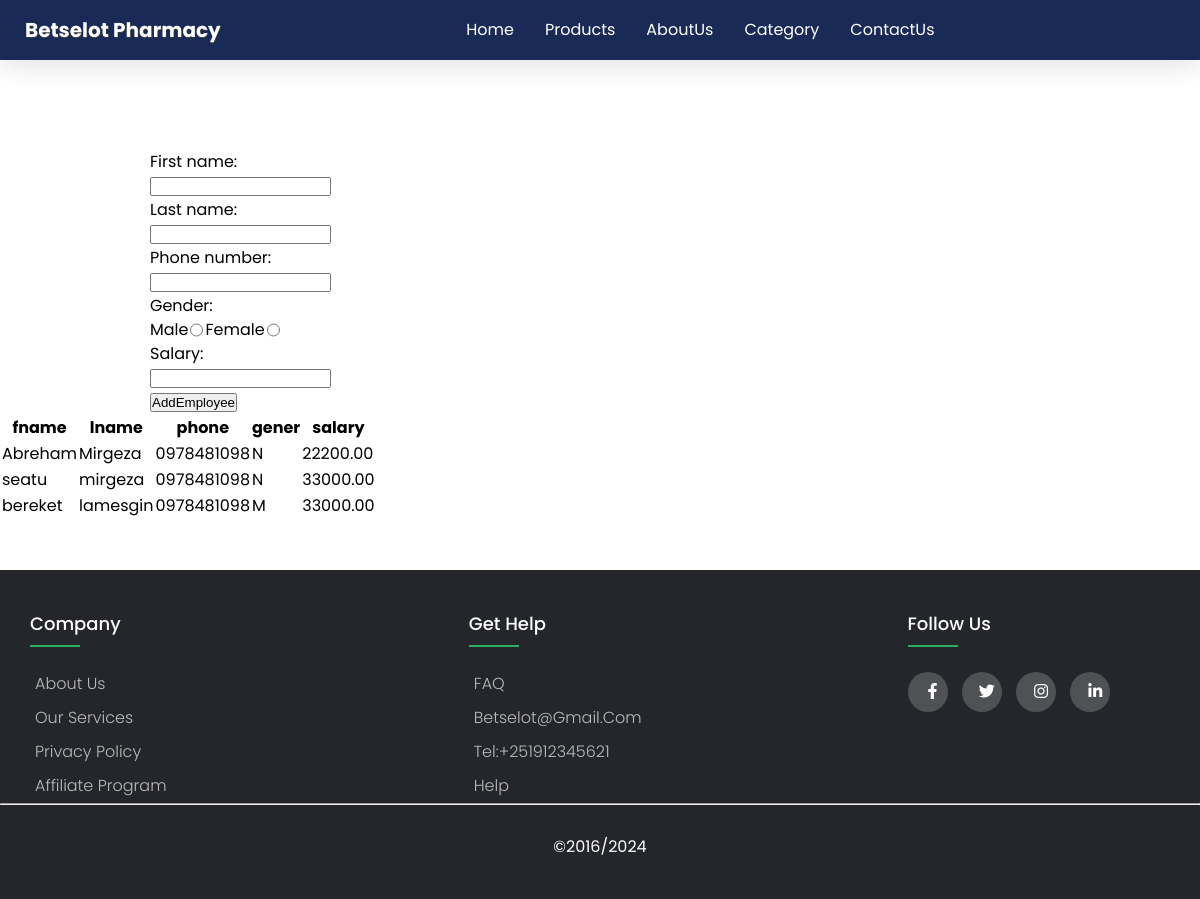
Page /addemployee on the committed database.
### salary/models.py (models this page shows)
class Employee(models.Model):
    first_name = models.CharField(max_length=250)
    last_name = models.CharField(max_length=250)
    telephone = RegexValidator(regex=r'^\+251?1?\d{9,15}$')
    phone_number = models.CharField(validators=[telephone, MaxLengthValidator],max_length=20)
    gender = models.CharField(max_length=10, choices=[('M','M'), ('F', 'F')] , default='N')
    salary = models.DecimalField(max_digits=8,decimal_places=2,default=0.00)

### salary/views.py (the view, shortened to what this page needs)
# urls.py: path('addemployee', views.addemployee, name='addemployee'),
def addemployee(request):
    employee = Employee.objects.all()
    context = {'employee': employee}
    return render(request,'addemployee.html', context)

### templates/addemployee.html (shortened to what this page needs)
<!DOCTYPE html>
<html lang="en">
<head>
</head>
<body>
{% include 'header.html' %}
<form action="addemployee" method="post">
<div class="column">
     <label for="fname">First name:</label><br>
    <input type="text" id="firstname" name="firstname" required><br>
    <label for="lname">Last name:</label><br>
    <input type="text" id="lastname" name="lastname" required><br>
    <label for="phone">Phone number:</label><br>
    <input type="tel" id="phone" name="phonenumber" required><br>
    <label for="gender">Gender:</label><br>
    <div style="display:flex; flex-direction:row; gap:2px;">
        Male <input type="radio" name="gender" value="M" required>
        Female <input type="radio" name="gender" value="F" required>
    </div>
    <label for="salary">Salary:</label><br>
    <input type="number"   name="salary" required><br>
     <div>
   <button class='add-user-btn type='submit name='addEmployee'> AddEmployee </button>
    </div>
</div>
</form>
<table>
    <tr>
    <th>fname</th>
    <th>lname</th>
    <th>phone</th>
    <th>gener</th>
    <th>salary</th>
    </tr>
    {% for employee in employee %}
    <tr>
        <td>{{employee.first_name}}</td>
        <td>{{employee.last_name}}</td>
        <td>{{employee.phone_number}}</td>
        <td>{{employee.gender}}</td>
        <td>{{employee.salary}}</td>
    </tr>
    {% endfor %}
</table>
    {% include 'footer.html' %}
</body>
</html>

### templates/header.html (shortened to what this page needs)
<link rel="stylesheet" href="https://cdnjs.cloudflare.com/ajax/libs/font-awesome/4.7.0/css/font-awesome.min.css">
<link rel="stylesheet" href="https://cdnjs.cloudflare.com/ajax/libs/font-awesome/6.4.0/css/all.min.css" />
 <link rel="stylesheet" href="https://cdnjs.cloudflare.com/ajax/libs/font-awesome/6.4.0/css/all.min.css" />
<header>
    <a href="/" class="left"> Betselot Pharmacy</a>
    <section class="center" id="center">
        <ul >
            <li >
                <a href="/"   id ='home'>Home </a>
            </li>
            <li>
                <a href="/productList"  >Products</a>
            </li>
            <li>
                <a href="/aboutus">AboutUs</a>
            </li>
            <li>
               <a href="/#category">Category</a>
            </li>
            <li>
                <a href="/contactus">ContactUs</a>
             </li>
        </ul>
    </section>
</header>

### templates/footer.html (shortened to what this page needs)
{% load static %}
  <link rel="stylesheet" type="text/css" href="https://cdnjs.cloudflare.com/ajax/libs/font-awesome/5.15.1/css/all.min.css">
</head>
	<footer class="footer">
		<div class="container">
			<div class="row">
				<div class="footer-col">
					<h4>company</h4>
					<ul>
						<li><a href="#">about us</a></li>
						<li><a href="#">our services</a></li>
						<li><a href="#">privacy policy</a></li>
						<li><a href="#">affiliate program</a></li>
					</ul>
				</div>
				<div class="footer-col">
					<h4>get help</h4>
					<ul>
						<li><a href="#">FAQ</a></li>
						<li><a href="#">betselot@gmail.com</a></li>
						<li><a href="#">tel:+251912345621</a></li>
						<li><a href="/contactus">Help</a></li>
					</ul>
				</div>
				<div class="footer-col">
					<h4>follow us</h4>
					<div class="social-links">
						<a href="/https://www.facebook.com/"><i class="fab fa-facebook-f"></i></a>
						<a href="https://www.twitter.com/"><i class="fab fa-twitter"></i></a>
						<a href="https://www.instagram.com/"><i class="fab fa-instagram"></i></a>
						<a href="#"><i class="fab fa-linkedin-in"></i></a>
					</div>
				</div>
			</div>
		</div>
		<hr style="margin-top: 5px;" />
 		<div class="copyright" >&copy;2016/2024</div>
	</footer>

### templates/addemployee.html (style rules this page uses)
.column { margin:150px auto auto 150px; }

### templates/header.html (style rules this page uses)
:root { --orange: rgb(240, 144, 35); --green: #27ae60; --black: #192a56; --light-color: #666; --box-shadow: 0 .5rem 1.5rem rgba(0, 0, 0, .1); --red: #ff3838; }
header { height: 60px; position: fixed; top: 0; left: 0; right: 0; bottom:0; background: #192a56; display: flex; align-items: center; justify-content: space-between; z-index: 1000; box-shadow: var(--box-shadow); width: 100vw; overflow-x: hidden; font-style:serif ; }
header .left { padding-left: 25px; max-width: 25vw; font-size: 20px; font-weight: bold; cursor: pointer; color:white; text-decoration: none; text-shadow: 0.5px 0.5px #3a3f38; }
header .center { max-width: 40vw; display: flex; flex-direction: column; justify-content: flex-start; }
li { list-style-type:none; margin-left: 5px; }
header .center ul { display: flex; flex-direction: row; justify-content: space-between; gap: 20px; }
header .center ul li { list-style-type:none; }
header section ul li a { padding: 3px; color: rgb(255, 255, 255); text-decoration: none; font-size: 16px; cursor: pointer; }
i { margin-left: 10px; color:white; cursor: pointer; display: flex; align-items: center; }

### templates/footer.html (style rules this page uses)
body { line-height: 1.5; font-family: 'Poppins', sans-serif; }
* { margin:0; padding:0; box-sizing: border-box; }
.container { max-width: 1170px; margin:auto; }
.row { display: flex; display: flex; flex-direction: row; justify-content: space-between; }
ul { list-style: none; }
.footer { background-color: #24262b; padding: 40px 0; margin-top: 50px; bottom: 0; }
.footer-col { width: 25%; padding: 0 15px; }
.footer-col h4 { font-size: 18px; color: #ffffff; text-transform: capitalize; margin-bottom: 35px; font-weight: 500; position: relative; }
.footer-col h4::before { content: ''; position: absolute; left:0; bottom: -10px; background-color:#27ae60; height: 2px; box-sizing: border-box; width: 50px; }
.footer-col ul li:not(:last-child) { margin-bottom: 10px; }
.footer-col ul li a { font-size: 16px; text-transform: capitalize; color: #ffffff; text-decoration: none; font-weight: 300; color: #bbbbbb; display: block; transition: all 0.3s ease; }
.footer-col .social-links a { display: inline-block; height: 40px; width: 40px; background-color: rgba(255,255,255,0.2); margin:0 10px 10px 0; text-align: center; line-height: 40px; border-radius: 50%; color: #ffffff; transition: all 0.5s ease; }
.copyright { text-align: center; color:white; margin-top:30px; margin-bottom:0px }

### rows in the picture
Employee: first_name "Abreham", last_name "Mirgeza", phone_number "0978481098", gender "N", salary "22200.00"
Employee: first_name "seatu", last_name "mirgeza", phone_number "0978481098", gender "N", salary "33000.00"
Employee: first_name "bereket", last_name "lamesgin", phone_number "0978481098", gender "M", salary "33000.00"
